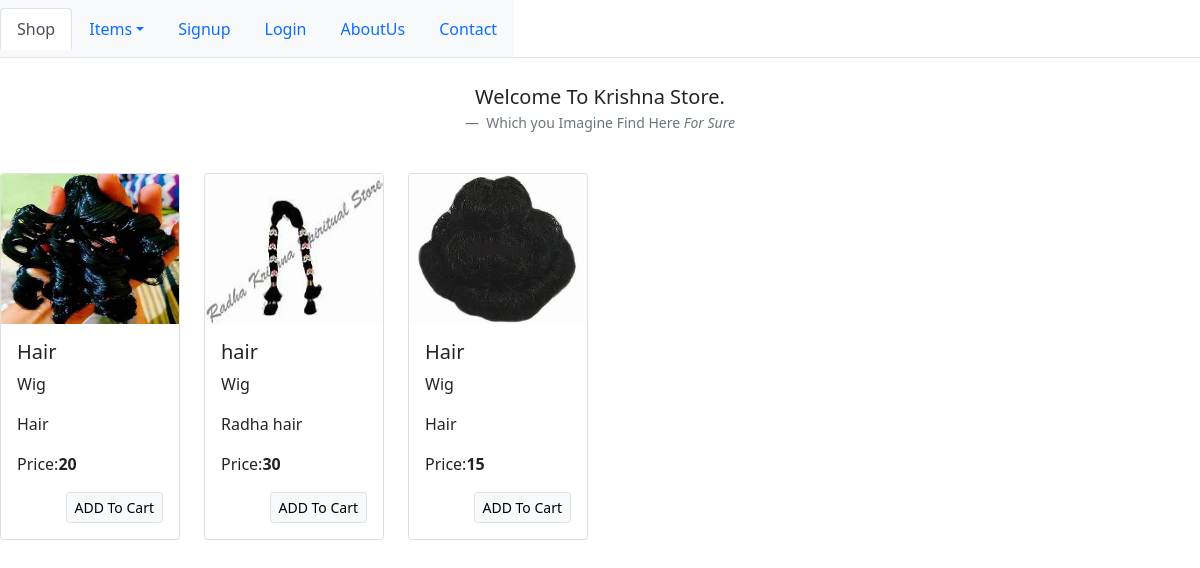
The app's page /?category=4 with its own data.
### store/models/product.py (models this page shows, shortened)
class Product(models.Model):
    name = models.CharField(max_length=50)
    category = models.ForeignKey(Category,on_delete=models.CASCADE)
    image = models.ImageField(upload_to='media/products/')
    price = models.IntegerField()
    desc = models.TextField(max_length=200)
    offer = models.BooleanField(default=False)
    @staticmethod
    def get_all_products_id(category_id):
        if category_id:
            return Product.objects.filter(category= category_id)
        else:
            return Product.objects.all()

### store/models/category.py (models this page shows)
class Category(models.Model):
    name = models.CharField(max_length=50)
    def __str__(self):
        return self.name

### store/views.py (the view, shortened to what this page needs)
# urls.py: path('',Index.as_view(), name ='homepage'),
class Index(View):
    def get(self , request):
        cart = request.session.get('cart')
        if not cart:
            request.session['cart'] = {}
        categories = Category.objects.all()
        category_id = request.GET.get('category')
        print(category_id)
        if category_id:
            print(category_id)
            product = Product.get_all_products_id(category_id)
        else:
            product = Product.get_all_products()
        d = {}
        d['product'] = product
        d['categories'] = categories
        return render(request, 'orders/home.html', d)

### store/templatetags/cart.py (called while the page is built)
@register.filter(name='is_in_cart')
def is_in_cart(product,cart ):
    keys = cart.keys()
    for id in keys:
        if int(id) == product.id:
            return  True
    return False

### templates/orders/home.html (shortened to what this page needs)
<!doctype html>
<html lang="en">
<head>
    {% load static %}
    <link href="https://cdn.jsdelivr.net/npm/bootstrap@5.0.0/dist/css/bootstrap.min.css" rel="stylesheet"
>
    <ul class="nav nav-tabs">
        <nav class="navbar navbar-dark bg-light">
            <li class="nav-item">
                <a class="nav-link active" aria-current="page" href="/">Shop</a>
            </li>
            <li class="nav-item dropdown">
                <a class="nav-link dropdown-toggle" data-bs-toggle="dropdown" href="#" role="button"
                   aria-expanded="false">Items</a>
            </li>
            {% if request.session.customer %}
                <li class="nav-item">
                    <a class="nav-link" href="/logout">logout</a>
                </li>
                <li class="nav-item">
                    <div class="container">
                        <a class="navbar-brand" href="/cart">
                            <img src="http://www.clker.com/cliparts/5/3/v/F/2/k/small-cart-th.png" alt="" width="30"
                                 height="24">
                            <span><b class=" text-info">{{ request.session.cart.keys|length }}</b></span>
                        </a>
                    </div>
                </li>
            {% else %}
                <li class="nav-item">
                    <a class="nav-link" href="/signup">Signup</a>
                </li>
                <li class="nav-item">
                    <a class="nav-link" href="/loguser">Login</a>
                </li>
                <li class="nav-item">
                    <a class="nav-link" href="/aboutus">AboutUs</a>
                </li>
                <li class="nav-item">
                    <a class="nav-link" href="/contact">Contact</a>
                </li>
            {% endif %}
        </nav>
    </ul>
</head>
<body>
<br>
<figure class="text-center">
    <blockquote class="blockquote">
        <p>Welcome To Krishna Store.</p>
    </blockquote>
    <figcaption class="blockquote-footer">
        Which you Imagine Find Here <cite title="Source Title">For Sure</cite>
    </figcaption>
</figure>
<br>
{% load cart %}
{% load custom %}
<div class="row row-cols-1 row-cols-md-6 ">
    {% for i in product %}
        <div class="col">
            <div class="card" id={{ i.id }}>
                <img src='/media/{{ i.image }}' class="card-img-top" alt="" height="150" width="20">
                <div class="card-body">
                    <h5 class="card-title">{{ i.name }}</h5>
                    <p class="card-text">{{ i.category }}</p>
                    <p class="card-text">{{ i.desc }}</p>
                    <p class="card-text">Price:<b>{{ i.price }}</b></p>
                    <div>
                        {% if i|is_in_cart:request.session.cart %}
                            <div class="card-footer row p-0 m-0 ">
                                <form action="/#{{ i.id }}" class="col-2" method="post">
                                    {% csrf_token %}
                                    <input hidden type="text" name="p_id" value='{{ i.id }}'>
                                    <input hidden type="text" name="remove" value='True'>
                                    <input type="submit" value=" - " class=" btn-sm  btn-secondary">
                                </form>
                                <div class="text-center col">{{ i|cart_quantity:request.session.cart }}</div>
                                <form action="/#{{ i.id }}" class="col-2" method="post">
                                    {% csrf_token %}
                                    <input hidden type="text" name="p_id" value='{{ i.id }}'>
                                    <input type="submit" value=" + " class=" btn-sm  btn-secondary">
                                </form>
                            </div>
                        {% else %}
                            <div>
                                <form method="post" action="/#{{ i.id }}">
                                    <div class="d-grid gap-2 d-md-flex justify-content-md-end">
                                        <button type="submit" class="btn btn-light border btn-sm">ADD To Cart</button>
                                    </div>
                                </form>
                            </div>
                        {% endif %}
                    </div>
                </div>
            </div>
        </div>
    {% endfor %}
</div>
</body>
</html>

### records on screen
Product: image (picture), name "Hair", category "Wig", desc "Hair", price "20"
Product: image (picture), name "hair", category "Wig", desc "Radha hair", price "30"
Product: image (picture), name "Hair", category "Wig", desc "Hair", price "15"
